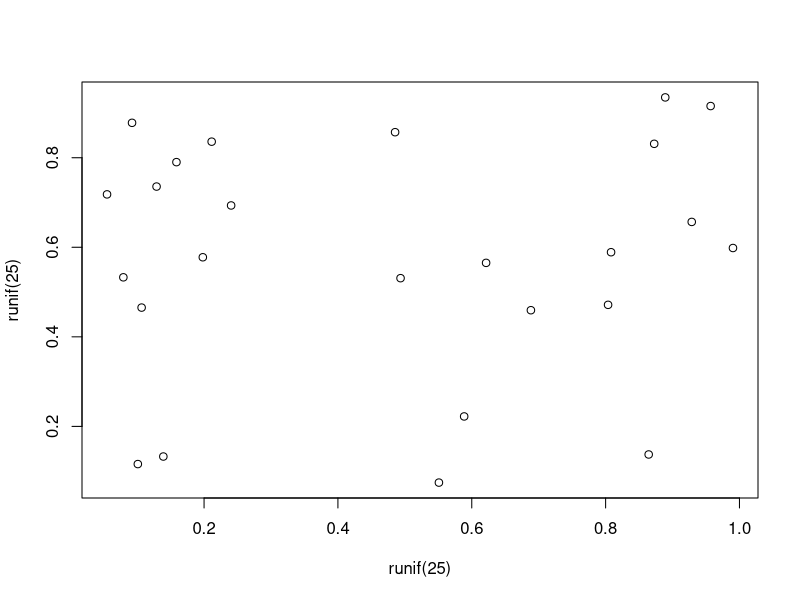

The R source for this figure:
## ---- chunk 1
#| label: tbl-modes_per_dimension
#| tbl-cap: Modes evaluated in each dimension
#| echo: true
modes_per_dimension <- data.frame(
  Dimension = c("Accessibility",
                "Mobility",
                "Affordability",
                "Safety"
                ),
  Mode = c("Driving, Public Transport, Walking, Cycling",
           "Driving, Public Transport, Walking, Cycling",
           "Driving, Public Transport",
           "Driving, Walking, Cycling"
           )
)
knitr::kable(modes_per_dimension)
## ---- chunk 2
#| label: tbl-accessibility_n_opportunities
#| tbl-cap: Travel time threshold (minutes) to compute cumulative number of opportunities
#| echo: true
accessibility_n_opportunities <- data.frame(
  "Point of Interest/Mode" = c("Healthcare Facilities",
                               "Basic Education",
                               "Green Spaces",
                               "Recreation",
                               "Groceries",
                               "Jobs"
                               ),
  "Driving or Public Transport" = c("30","30","5-10","5-10","15","30-45"),
  "Walking or Cycling" = c("15","15","15-30","15-30","15","30-45"),
  check.names = FALSE
)
knitr::kable(accessibility_n_opportunities)
## ---- chunk 3
#| label: tbl-headway_periods
#| tbl-cap: Public transport service frequency periods observed
#| echo: true
headway_periods <- data.frame(
  Period = c("Weekday peak",
             "Weekday full day",
             "Weekday night",
             "Weekend"
             ),
  Day = c("Wednesday 04/02/2026","Wednesday 04/02/2026","Wednesday 04/02/2026","Sunday 08/02/2026"),
  "Time window" = c("08:00-09:00","00:00-48:00","22:00-23:00","10:00-11:00"),
  check.names = FALSE
)
knitr::kable(headway_periods)
## ---- chunk 4
#| label: tbl-navegante
#| tbl-cap: Revenue from Navegante monthly pass
#| echo: true
navegante <- data.frame(
  "Pass type" = c("Navegante Metropolitano",
                  "Navegante Municipal",
                  "Senior (+65)",
                  "Family",
                  "Youth (sub-23)"
                  ),
  "Pass recharges" = c("5,063,510","887,190","1,103,782","243,784","3,425,013"),
  "Pass price" = c("40€","30€","20€","80€","0€"),
  check.names = FALSE
)
knitr::kable(navegante)
## ---- chunk 5
#| label: fig-meaningless
#| fig-cap: A meaningless scatterplot
#| fig-width: 5
#| fig-height: 5
#| fig-align: center
#| out-width: 50%
#| echo: false
plot(runif(25), runif(25))
## ---- chunk 6
#| label: tbl-simple
#| tbl-cap: Caption centered above table
#| echo: true
knitr::kable(head(mtcars)[,1:4])
